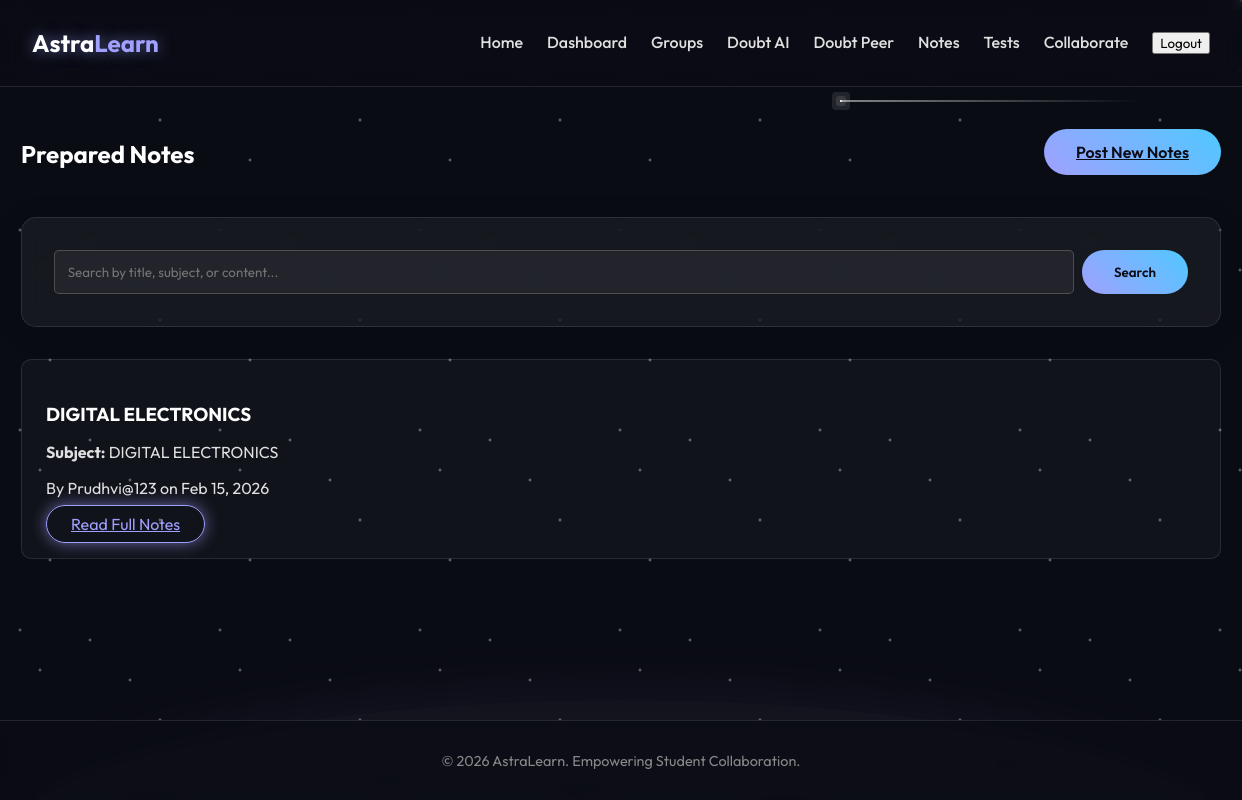
The app's page /notes/ (signed in) with its own data.
### notes/models.py (models this page shows, shortened)
class Note(models.Model):
    title = models.CharField(max_length=255)
    subject = models.CharField(max_length=100)
    content = models.TextField()
    author = models.ForeignKey(settings.AUTH_USER_MODEL, on_delete=models.CASCADE, related_name='notes')
    created_at = models.DateTimeField(auto_now_add=True)
    file = models.FileField(upload_to='notes/', blank=True, null=True)

### accounts/models.py (models this page shows, shortened)
class CustomUser(AbstractUser):
    bio = models.TextField(max_length=500, blank=True)
    LEARNING_STYLES = [
        ('visual', 'Visual'),
        ('auditory', 'Auditory'),
        ('reading', 'Reading/Writing'),
        ('kinesthetic', 'Kinesthetic'),
    ]
    learning_style = models.CharField(max_length=20, choices=LEARNING_STYLES, default='visual')
    interests = models.CharField(max_length=255, blank=True, help_text="Comma-separated topics (e.g., Math, Physics, Coding)")
    is_faculty = models.BooleanField(default=False)
    avatar = models.ImageField(upload_to='avatars/', blank=True, null=True)

### notes/views.py (the view)
# urls.py: path('', views.note_list, name='note_list'),
@login_required
def note_list(request):
    query = request.GET.get('q')
    notes = Note.objects.all().order_by('-created_at')
    if query:
        notes = notes.filter(
            Q(title__icontains=query) |
            Q(content__icontains=query) |
            Q(subject__icontains=query)
        )
    return render(request, 'notes/note_list.html', {'notes': notes, 'query': query})

### templates/notes/note_list.html (shortened to what this page needs)
{% extends 'base.html' %}
{% block content %}
<div style="display: flex; justify-content: space-between; align-items: center; margin-bottom: 2rem;">
    <h2>Prepared Notes</h2>
    <a href="{% url 'create_note' %}" class="btn-primary">Post New Notes</a>
</div>
<div class="glass-panel" style="margin-bottom: 2rem;">
    <form method="GET" action="{% url 'note_list' %}" style="display: flex; gap: 0.5rem;">
        <input type="text" name="q" placeholder="Search by title, subject, or content..." value="{{ query|default:'' }}"
            style="flex: 1; margin-bottom: 0;">
        <button type="submit" class="btn-primary">Search</button>
    </form>
</div>
<div class="card-grid">
    {% for note in notes %}
    <div class="card">
        <h3>{{ note.title }}</h3>
        <p><strong>Subject:</strong> {{ note.subject }}</p>
        <p>By {{ note.author.username }} on {{ note.created_at|date:"M d, Y" }}</p>
        <div style="margin-top: 1rem;">
            <a href="{% url 'note_detail' note.pk %}" class="btn-glow">Read Full Notes</a>
        </div>
    </div>
    {% empty %}
    <p>No notes shared yet. Be the first to post!</p>
    {% endfor %}
</div>
{% endblock %}

### static/css/style.css (style rules this page uses)
:root { --primary-color: #A0A0FF; --secondary-color: #50C8FF; --accent-glow: 0 0 15px rgba(160, 160, 255, 0.6); --bg-dark: #0B0C15; --glass-bg: rgba(255, 255, 255, 0.05); --glass-border: 1px solid rgba(255, 255, 255, 0.1); --text-color: #E0E0E0; --font-family: 'Outfit', sans-serif; }
body { background-color: var(--bg-dark); color: var(--text-color); font-family: var(--font-family); margin: 0; padding: 0; overflow-x: hidden; min-height: 100vh; display: flex; flex-direction: column; }
.btn-glow { padding: 0.5rem 1.5rem; border: 1px solid var(--primary-color); border-radius: 20px; background: transparent; color: var(--primary-color); box-shadow: var(--accent-glow); transition: all 0.3s ease; }
.glass-panel { background: var(--glass-bg); backdrop-filter: blur(10px); border: var(--glass-border); border-radius: 15px; padding: 2rem; box-shadow: 0 4px 30px rgba(0, 0, 0, 0.1); margin-bottom: 2rem; }
h1, h2, h3 { color: white; margin-bottom: 1rem; }
.card-grid { display: grid; grid-template-columns: repeat(auto-fit, minmax(300px, 1fr)); gap: 2rem; }
.card { background: rgba(255, 255, 255, 0.03); border: var(--glass-border); padding: 1.5rem; border-radius: 10px; transition: transform 0.3s ease, box-shadow 0.3s ease; }
input, textarea, select { width: 100%; padding: 0.8rem; margin-bottom: 1rem; background: rgba(255, 255, 255, 0.05); border: 1px solid rgba(255, 255, 255, 0.2); border-radius: 5px; color: white; font-family: var(--font-family); }
button { cursor: pointer; font-family: var(--font-family); }
.btn-primary { background: linear-gradient(45deg, var(--primary-color), var(--secondary-color)); border: none; padding: 0.8rem 2rem; border-radius: 25px; color: var(--bg-dark); font-weight: 600; transition: transform 0.2s ease; }

### records on screen
Note: title "DIGITAL ELECTRONICS", subject "DIGITAL ELECTRONICS", author.username "Prudhvi@123", created_at "Feb 15, 2026"
